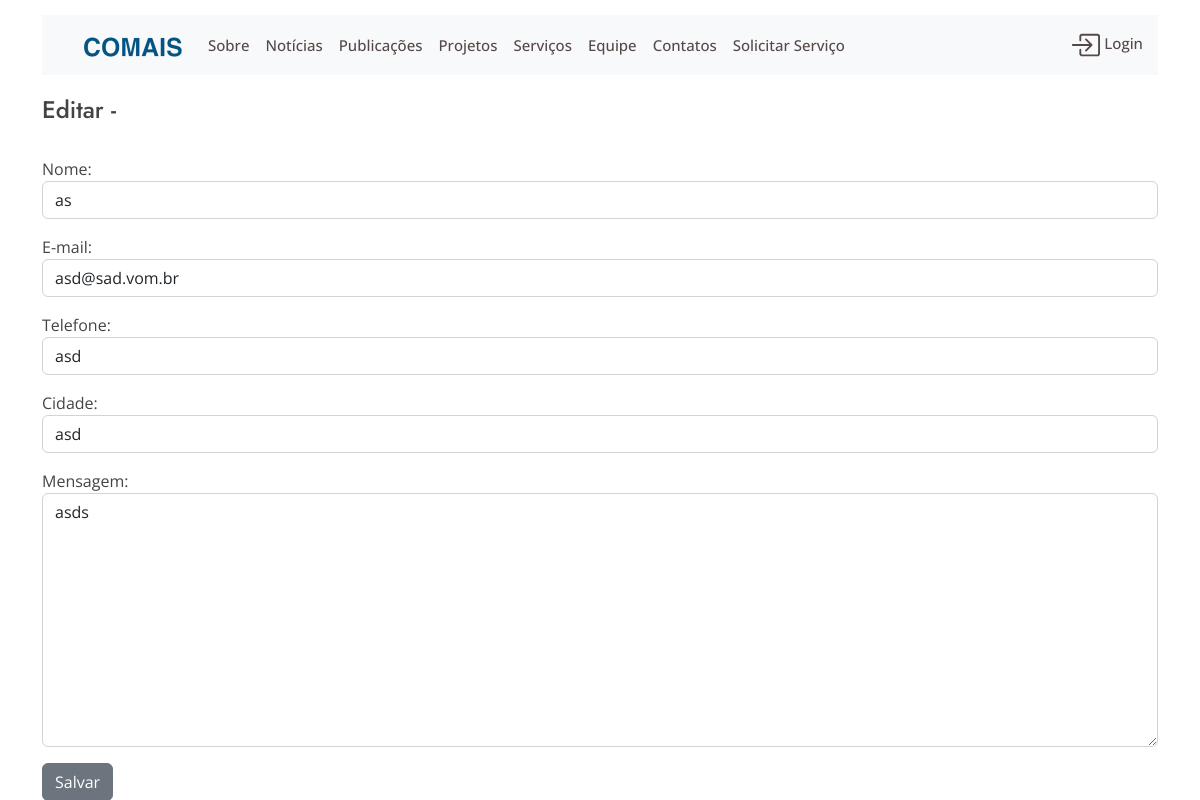
The page /update_contato/1 on the database its author committed.
### website/models.py (models this page shows, shortened)
class Contato(models.Model):
    nome = models.CharField('Nome',max_length=100)
    email = models.EmailField('Email',max_length=100)
    telefone = models.CharField('Telefone',max_length=100)
    cidade = models.CharField('Cidade',max_length=100)
    mensagem = models.TextField('Mensagem')
    status = models.IntegerField('Status',default=0)

### website/views.py (the view)
# urls.py: path('update_contato/<id_contato>', views.update_contato, name='update-contato'),
def update_contato(request, id_contato):
    contato = Contato.objects.get(id=id_contato)
    form = ContatoForm(request.POST or None, instance=contato)
    if form.is_valid():
        form.save()
        messages.success(request, 'Contato atualizado com sucesso!')
        return HttpResponseRedirect('/update_contatos_list')
    return render(request,'update_contato.html', {'form':form})

### website/forms.py
class ContatoForm(ModelForm):
    class Meta:
        model = Contato
        fields = ('nome', 'email', 'telefone', 'cidade', 'mensagem')
        labels = {'nome':'Nome',
                  'email':'E-mail',
                  'telefone':'Telefone',
                  'cidade':'Cidade',
                  'mensagem': 'Mensagem'}
        widgets = {
            'nome': forms.TextInput(attrs={'class': 'form-control'}),
            'email': forms.EmailInput(attrs={'class': 'form-control'}),
            'telefone':forms.TextInput(attrs={'class': 'form-control'}),
            'cidade':forms.TextInput(attrs={'class': 'form-control'}),
            'mensagem':forms.Textarea(attrs={'class': 'form-control'}),
                    }

### website/templates/update_contato.html (shortened to what this page needs)
{% extends 'base2.html'%}
{% block content %}
    <h4 class= "page-title">Editar - {{contato.nome}} </h4>
    <br/>
    <form action="" method=POST>
        {{form.as_p}}
        <input type="submit" value="Salvar" class="btn btn-secondary">
    </form>
{% endblock  %}

### website/static/website/css/style.css (style rules this page uses)
body { font-family: "Open Sans", sans-serif; color: #444444; }
h1, h2, h3, h4, h5, h6 { font-family: "Jost", sans-serif; }

### rows shown on the page
Contato: nome "as", email "asd@sad.vom.br", telefone "asd", cidade "asd", mensagem "asds"
